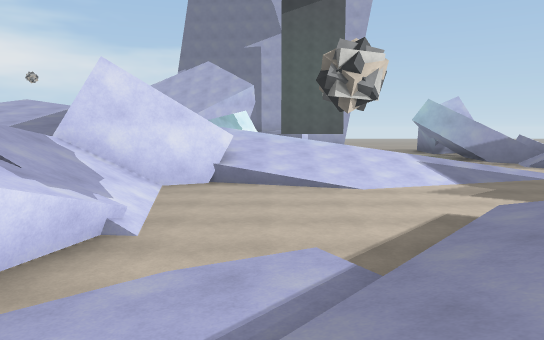
[1] (above)

22 first-person views from a walk through a 3-D level made in the Unity game engine. The camera is 1.2 m above the floor, tilts 6° down and sees 70° across. The floor is counted in squares, 2 m on a side. Each view is taken from the middle of a square. On the plan, view 1 faces up. The plan holds only what a view shows up to about 11 squares ahead; the rest is blank. The place goes on beyond the plan. Surface patterns are stand-ins for the level's own textures.

[2]
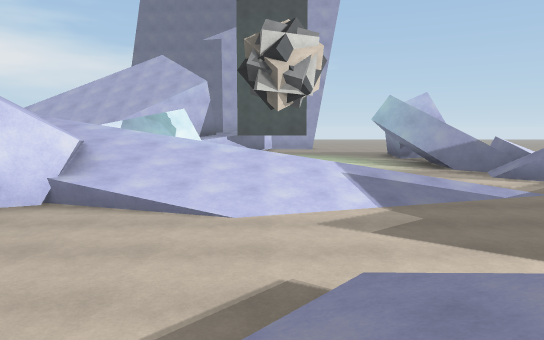

[3]
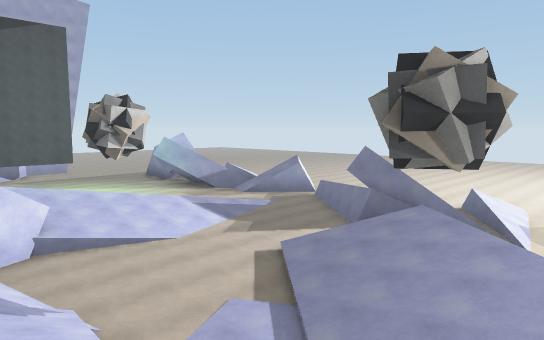

[4]
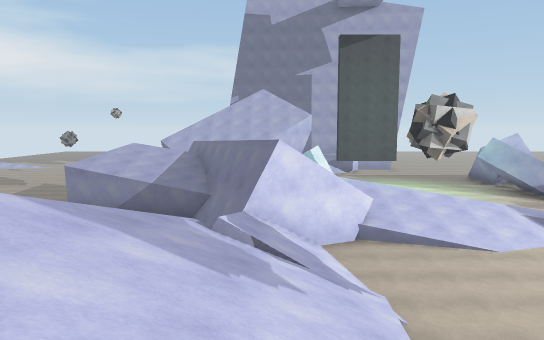

[5]
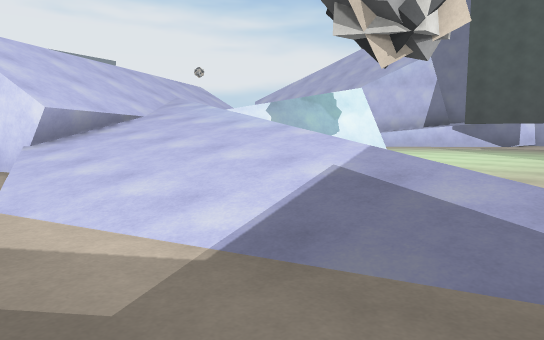

[6]
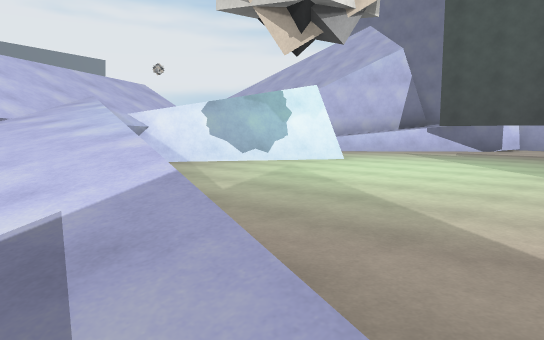

[7]
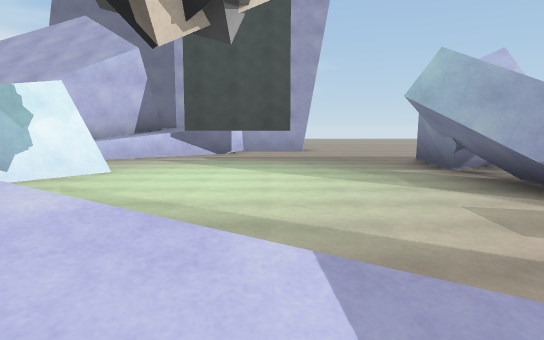

[8]
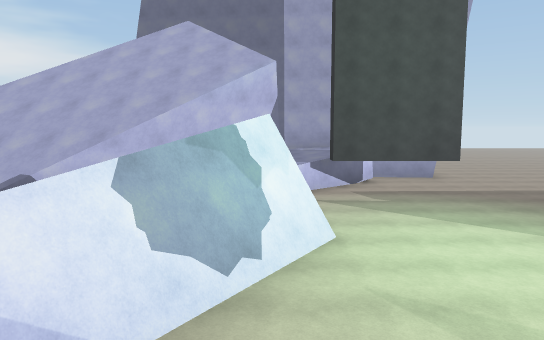

[9]
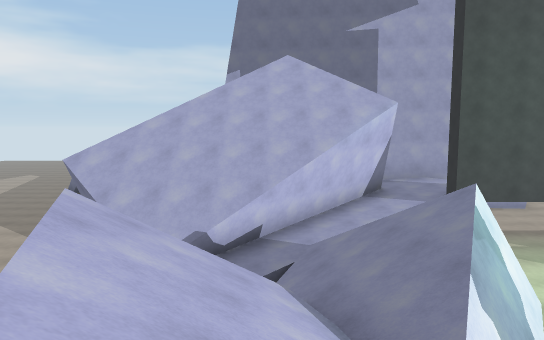

[10]
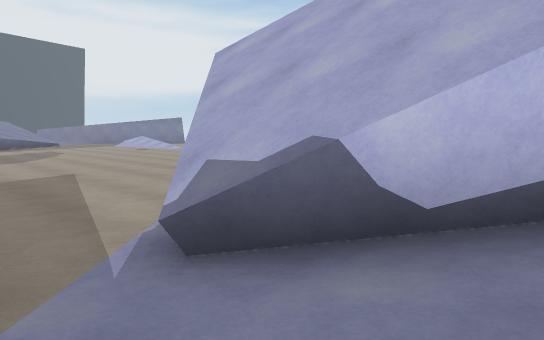

[11]
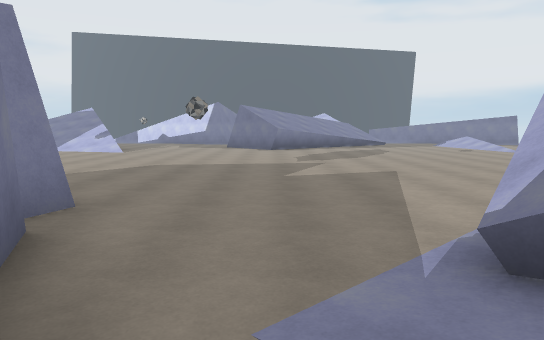

[12]
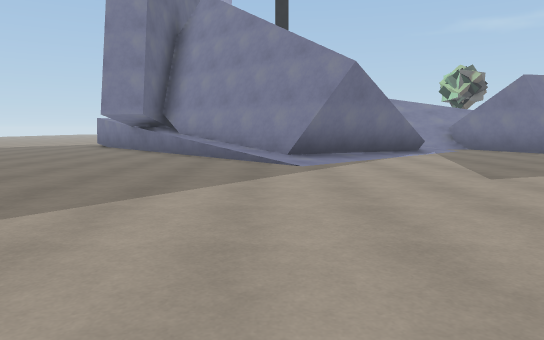

[13]
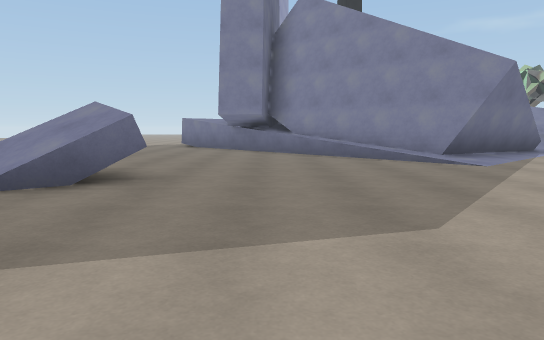

[14]
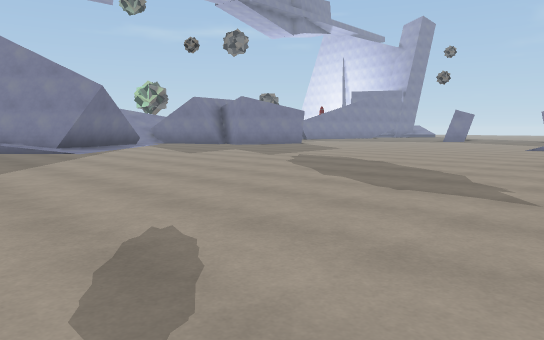

[15]
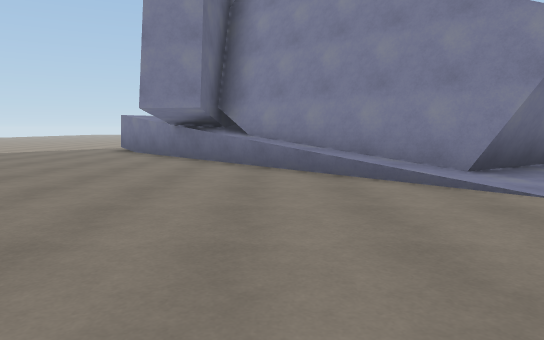

[16]
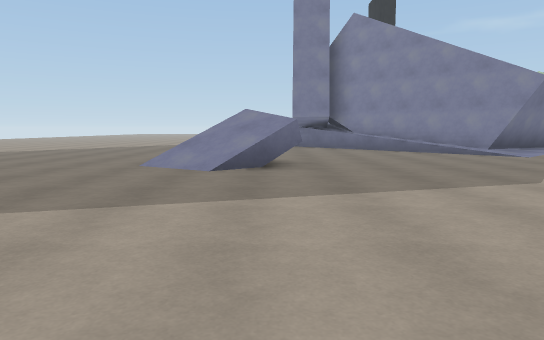

[17]
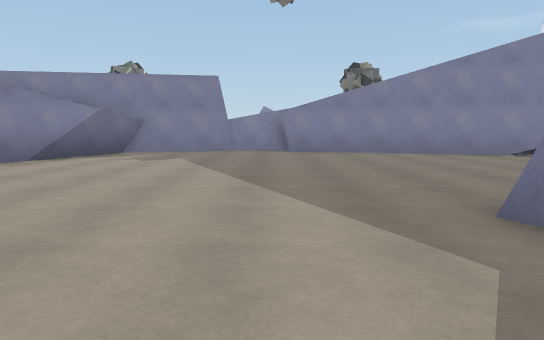

[18]
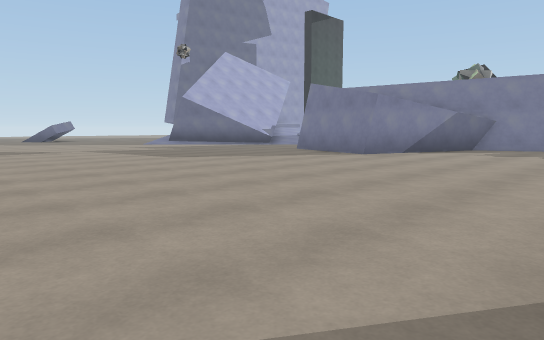

[19]
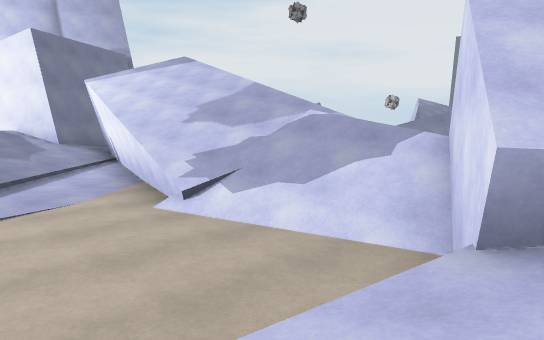

[20]
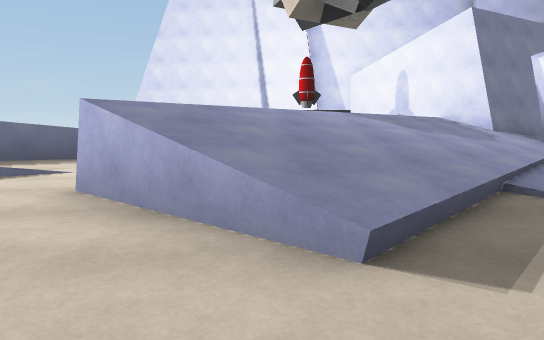

[21]
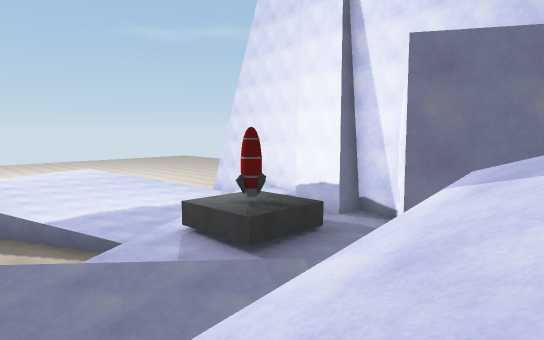

[22]
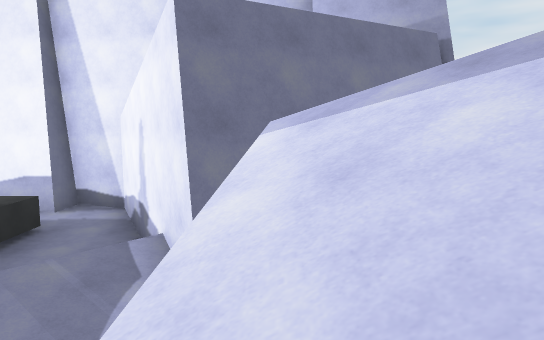

### Floor plan
Key: @ floor where view 1 was taken; # wall or solid block; x gap in a wall; . main floor; : floor 0.75 m higher than the main floor; / step, stairs or slope; = window, fence, low wall or low ledge; ^ raised ledge; v drop or lower ground; R rocket.
Columns run from 20 left of view 1 to 5 right of it. Each row starts with its distance up from view 1.
 26    .....//........#
 25   ....../#.......##
 24    ............###
 23 ///...........=###
 22 .............=##
 21 ............/##    #=# ...
 20 .........../##    ######..
 19  ...........##   ### .....
 18  ............#####=.......
 17  ............###/=........
 16  .............^////#......
 15   ..............///#......
 14   .............///##......
 13   ..........##=///#.......
 12   ..........#  //#/.......
 11   ..........# ^^//  ......
 10   ..........###^////  ....
  9     ..........##v///////=.
  8    .............#//#//////
  7    .............###.////..
  6    .............x//.......
  5    .............#//.......
  4       .........////.../=..
  3        #.......#///..///#.
  2          ......#//#../////
  1            ....#///./////.
  0             ..v///./@//
 -1               #///////
 -2                ////// =.
 -3                 #///  :=
 -4                 /###=::#=
 -5                 ####:^R^
 -6                    # ^R^==
 -7                    ###
 -8                     ####

Positions as (right, up) in squares from view 1, and headings:
1: (0, 0), facing up
2: (2, 2), facing up
3: (-3, -1), facing up-right
4: (-3, -1), facing up
5: (5, 6), facing up-left
6: (5, 8), facing up-left
7: (3, 8), facing up
8: (-1, 10), facing up
9: (-4, 10), facing up
10: (-4, 15), facing up-left
11: (-4, 15), facing left
12: (-16, 20), facing right
13: (-16, 23), facing right
14: (-20, 23), facing down-right
15: (-13, 22), facing right
16: (-18, 25), facing right
17: (-15, 5), facing right
18: (-17, 5), facing up-right
19: (1, 8), facing down-left
20: (3, 6), facing down
21: (-4, 0), facing down-right
22: (-3, 0), facing down
